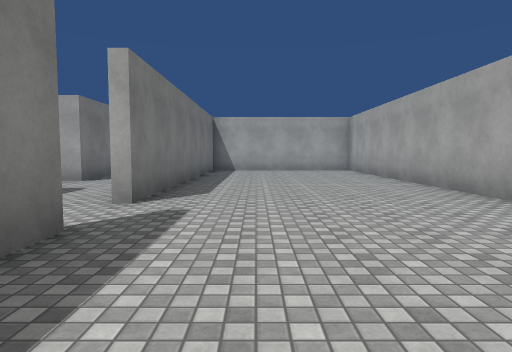
[1] (above)

24 first-person views from a walk through a scene from a Unity 3-D project. The camera is 1.4 m above the floor, tilts 4° down and sees 75° across. The floor is counted in squares, 2 m on a side. Each view is taken from the middle of a square. On the plan, view 1 faces up. The plan holds only what a view shows up to about 10 squares ahead; the rest is blank. The player is left out. Some surface patterns are stand-ins.

[2]
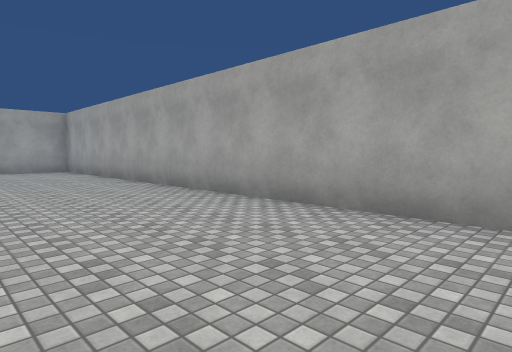

[3]
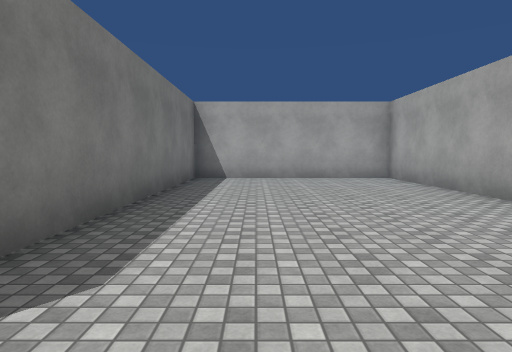

[4]
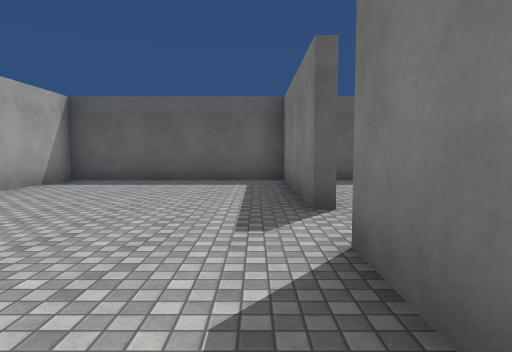

[5]
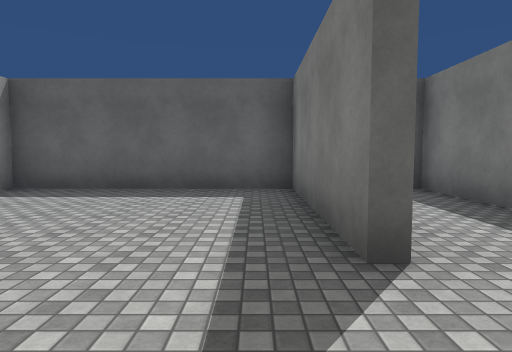

[6]
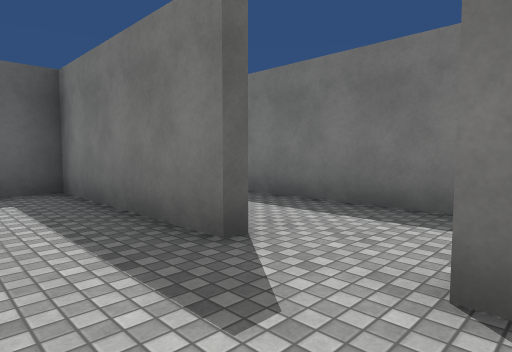

[7]
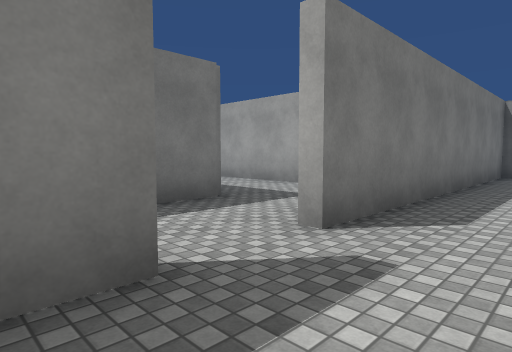

[8]
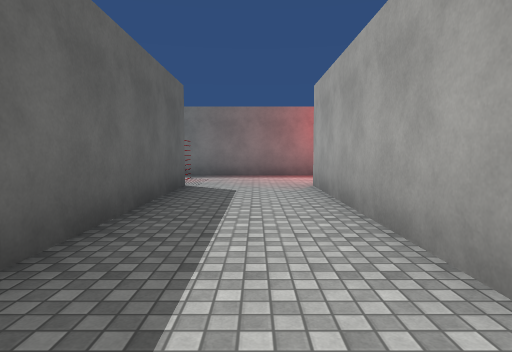

[9]
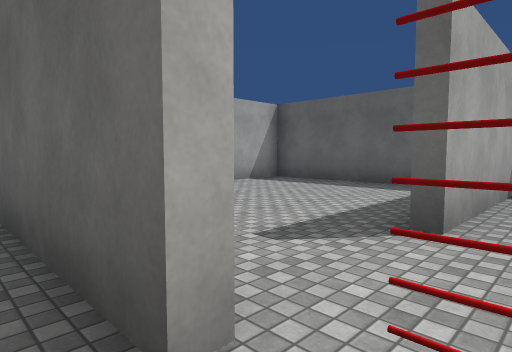

[10]
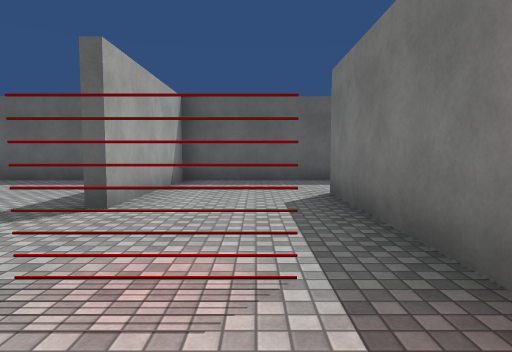

[11]
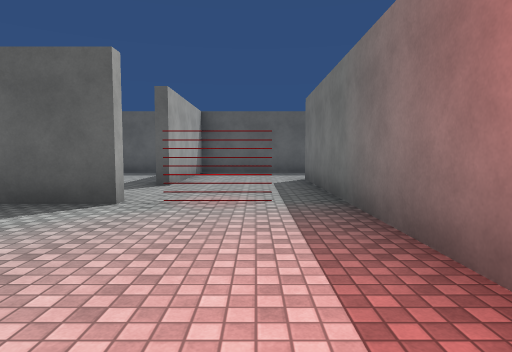

[12]
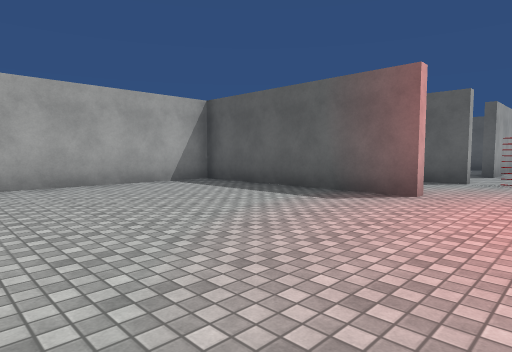

[13]
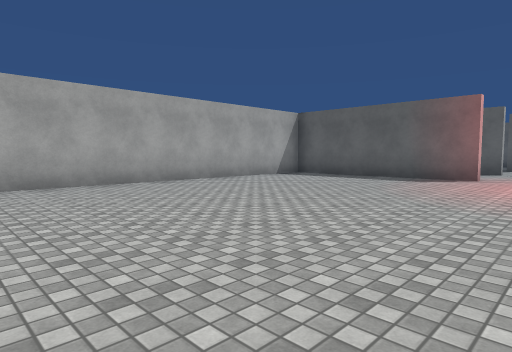

[14]
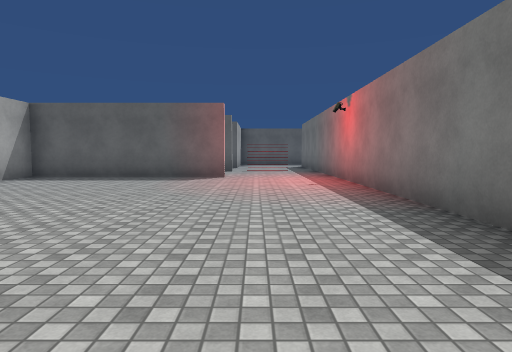

[15]
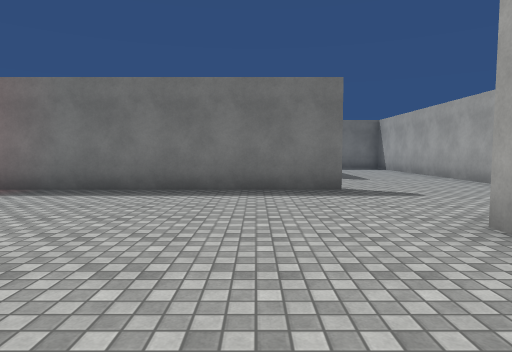

[16]
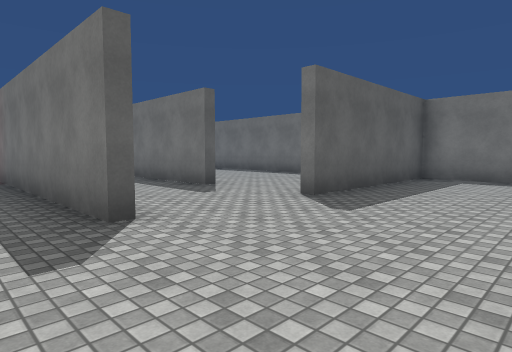

[17]
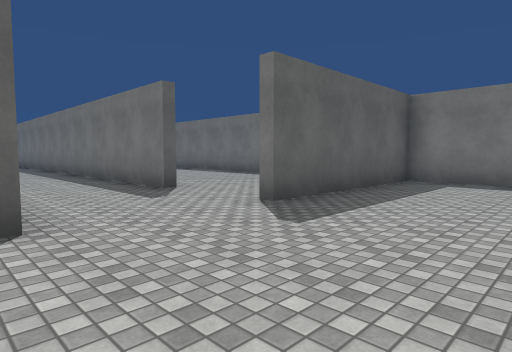

[18]
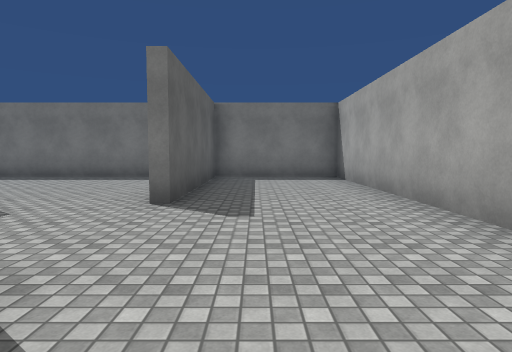

[19]
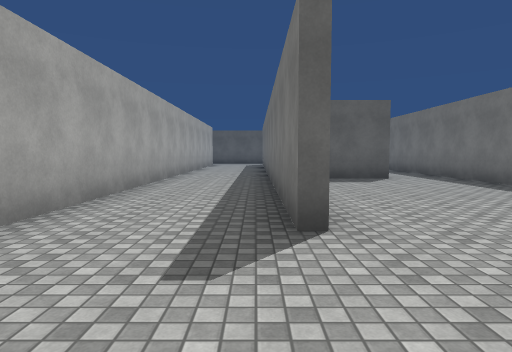

[20]
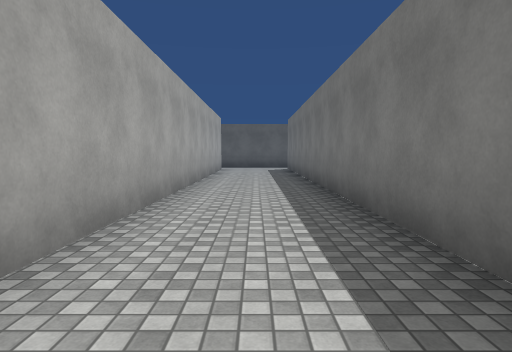

[21]
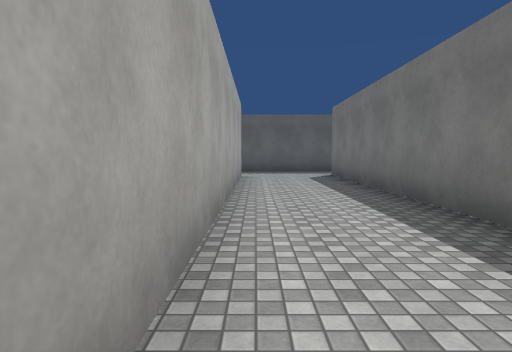

[22]
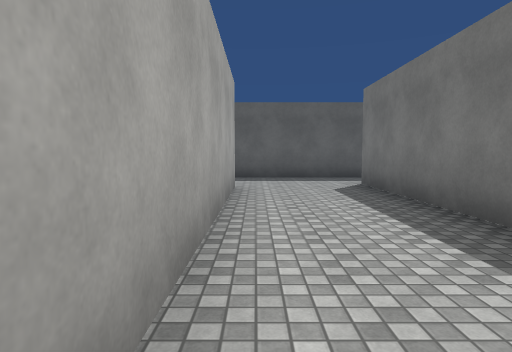

[23]
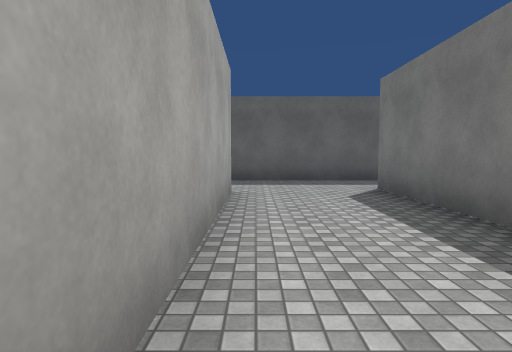

[24]
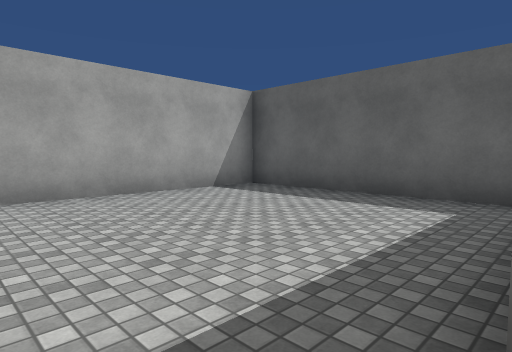

### Floor plan
Ten units are one square. View 1 is at (0, 0); x grows to the right and y downward. Boxes are objects, and circles mark ways between rooms. Rooms are numbered by the first view taken in them; rooms with no view inside come last. Other rooms are left out.
<svg viewBox="-220 -238 262 257">
<path fill="none" stroke="#000" d="M-17 -30 -17 14 37 14 37 -133 -17 -133 -17 -45M-101 -55 -49 -55M-42 -82 -101 -82M-122 -52 -106 -52M-133 -86 -133 -46M-101 -85 -45 -85 -45 -171M-133 -198 -133 -86M-164 -171 -164 -5M-145 -233 -215 -233 -215 -198 -165 -198M-136 -11 -136 -169M-171 14 -101 14 -101 -15M-101 -29 -98 -29M-94 14 -45 14 -45 -34M-168 -171 -164 -171M-215 -180 -215 -99M-196 -110 -180 -110M-42 -55 -42 14 -30 14M-133 -46 -133 -11M-101 -15 -101 -29"/>
<circle cx="-20" cy="-35" r="3" fill="#2a7"/>
<circle cx="-115" cy="-80" r="3" fill="#2a7"/>
<circle cx="-100" cy="-50" r="3" fill="#2a7"/>
<circle cx="-30" cy="-50" r="3" fill="#2a7"/>
<circle cx="-120" cy="-50" r="3" fill="#2a7"/>
<circle cx="-115" cy="-190" r="3" fill="#2a7"/>
<circle cx="-165" cy="-185" r="3" fill="#2a7"/>
<circle cx="-115" cy="-20" r="3" fill="#2a7"/>
<circle cx="-100" cy="-35" r="3" fill="#2a7"/>
<text x="10" y="-60">1</text>
<text x="-80" y="-70">2</text>
<text x="-90" y="-140">3</text>
<text x="-150" y="-130">4</text>
<text x="-70" y="-20">5</text>
<text x="-190" y="-150">6</text>
<text x="-30" y="-20">7</text>
<text x="-120" y="-30">8</text>
</svg>
Room 1 opens to room 7. Room 2 opens to room 3. Room 2 opens to room 5. Room 2 opens to room 7. Room 2 opens to room 8. Room 3 opens to room 4. Room 4 opens to room 6. Room 4 opens to room 8. Room 5 opens to room 8.

Where each view was taken, in squares from view 1:
view 1: 0 up, 0 right, facing up
view 2: 0 up, 0 right, facing up-right
view 3: 4 up, 0 right, facing up
view 4: 7 up, 1 left, facing down
view 5: 5 up, 1 left, facing down
view 6: 5 up, 0 right, facing down-left
view 7: 2 up, 0 right, facing up-left
view 8: 7 up, 3 left, facing left
view 9: 6 up, 11 left, facing down-right
view 10: 7 up, 12 left, facing down
view 11: 10 up, 12 left, facing down
view 12: 14 up, 12 left, facing down-right
view 13: 18 up, 12 left, facing down-right
view 14: 18 up, 11 left, facing down
view 15: 18 up, 7 left, facing left
view 16: 23 up, 12 left, facing down-left
view 17: 23 up, 13 left, facing down-left
view 18: 21 up, 12 left, facing left
view 19: 20 up, 16 left, facing down
view 20: 15 up, 15 left, facing down
view 21: 11 up, 14 left, facing down
view 22: 8 up, 14 left, facing down
view 23: 7 up, 14 left, facing down
view 24: 4 up, 10 left, facing down-right
